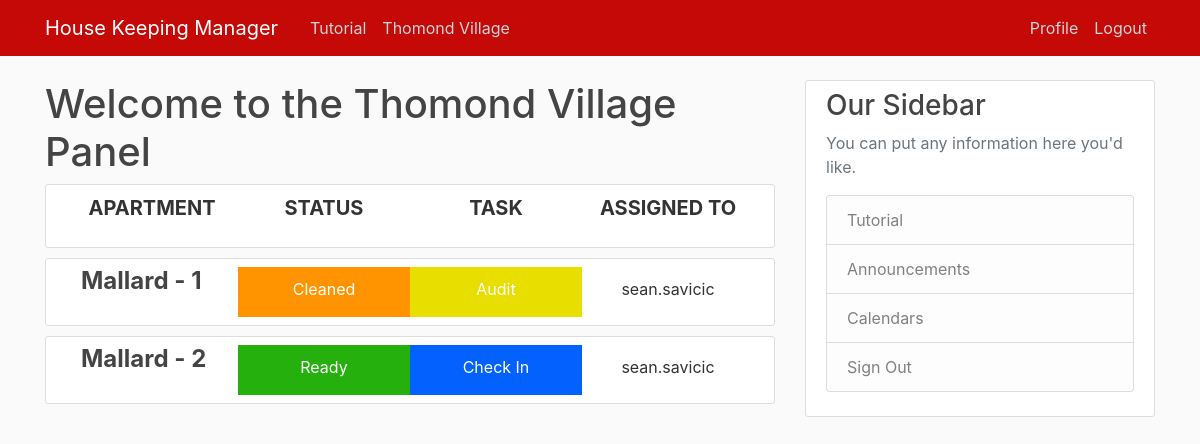
Page /thomondvillage/ (signed in) on the earlier database version.
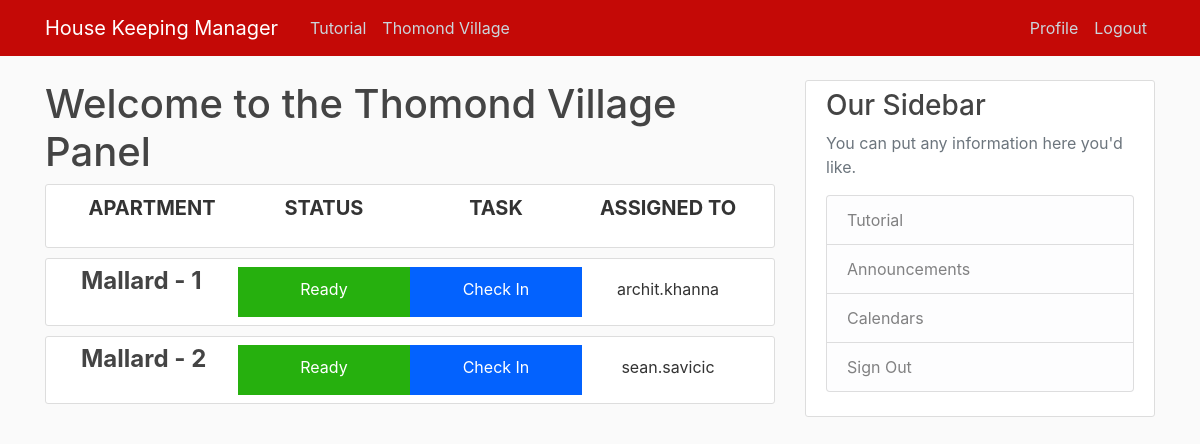
Same page on the later database version.
### HKmanager/models.py (models this page shows, shortened)
class apartment(models.Model):
    number = models.IntegerField(unique=True, null=False, blank=False)
    rooms = models.ForeignKey(numberOfRooms, on_delete=models.DO_NOTHING, null=False, blank=False, default=0)
    block = models.ForeignKey(block, on_delete=models.DO_NOTHING, null=False, blank=False)
    status = models.ForeignKey(status, on_delete=models.DO_NOTHING, null=False, blank=False)
    task = models.ForeignKey(task, on_delete=models.DO_NOTHING, null=False, blank=False)
    assignee = models.ForeignKey(User, on_delete=models.DO_NOTHING)

class status(models.Model):
    name = models.CharField(max_length=50, null=False, blank=False)
    def __str__(self):
        return self.name

class task(models.Model):
    name = models.CharField(max_length=50, null=False, blank=False)
    def __str__(self):
        return self.name

class block(models.Model):
    name = models.CharField(max_length=50, null=False, blank=False)
    def __str__(self):
        return self.name

### HKmanager/views.py (the view)
# urls.py: path('thomondvillage/', ApartmentListView.as_view(), name='hk-ThomondVillage'),
class ApartmentListView(LoginRequiredMixin, ListView):
    model = apartment
    template_name = 'HKmanager/ThomondVillage.html'
    context_object_name = 'apartment'

### HKmanager/templates/HKmanager/ThomondVillage.html (shortened to what this page needs)
{% extends "HKmanager/base.html" %}
{% block content %}
  <h1>Welcome to the Thomond Village Panel</h1>
  <article class="media content-section">
    <div class="container">
      <div class="row">
        <div class="col-sm-3" style="text-align: center;">
          <p class="apartment-header">APARTMENT</p>
        </div>
        <div class="col-sm-3" style="text-align: center;">
          <p class="apartment-header">STATUS</p>
        </div>
        <div class="col-sm-3" style="text-align: center;">
          <p class="apartment-header">TASK<p>
        </div>
        <div class="col-sm-3" style="text-align: center;">
          <p class="apartment-header">ASSIGNED TO</p>
        </div>
      </div>
    </div>
  </article>
  {% for apt in apartment %}
    <article class="media content-section">
      <div class="container">
        <div class="row">
          <div class="col-sm-3">
            <h4><a class="article-title aligner-center" href="{% url 'hk-Apartment' apt.id %}">{{ apt.block }} - {{ apt.number }}</a></h4>
          </div>
          <div id="status {{apt.number}}" class="col-sm-3 text-white">
            <p class="article-content aligner-center">{{ apt.status }}</p>
          </div>
          <div id="task {{apt.number}}" class="col-sm-3 text-white">
            <p class="article-content aligner-center">{{ apt.task }}</p>
          </div>
          <div class="col-sm-3">
            <p class="article-content aligner-center">{{ apt.assignee }}</p>
          </div>
        </div>
      </div>
    </article>
  {% endfor %}
{% endblock content %}

Differences in the rows shown:
changed apartment: status "Cleaned" → "Ready"; task "Audit" → "Check In"; assignee "sean.savicic" → "archit.khanna"
